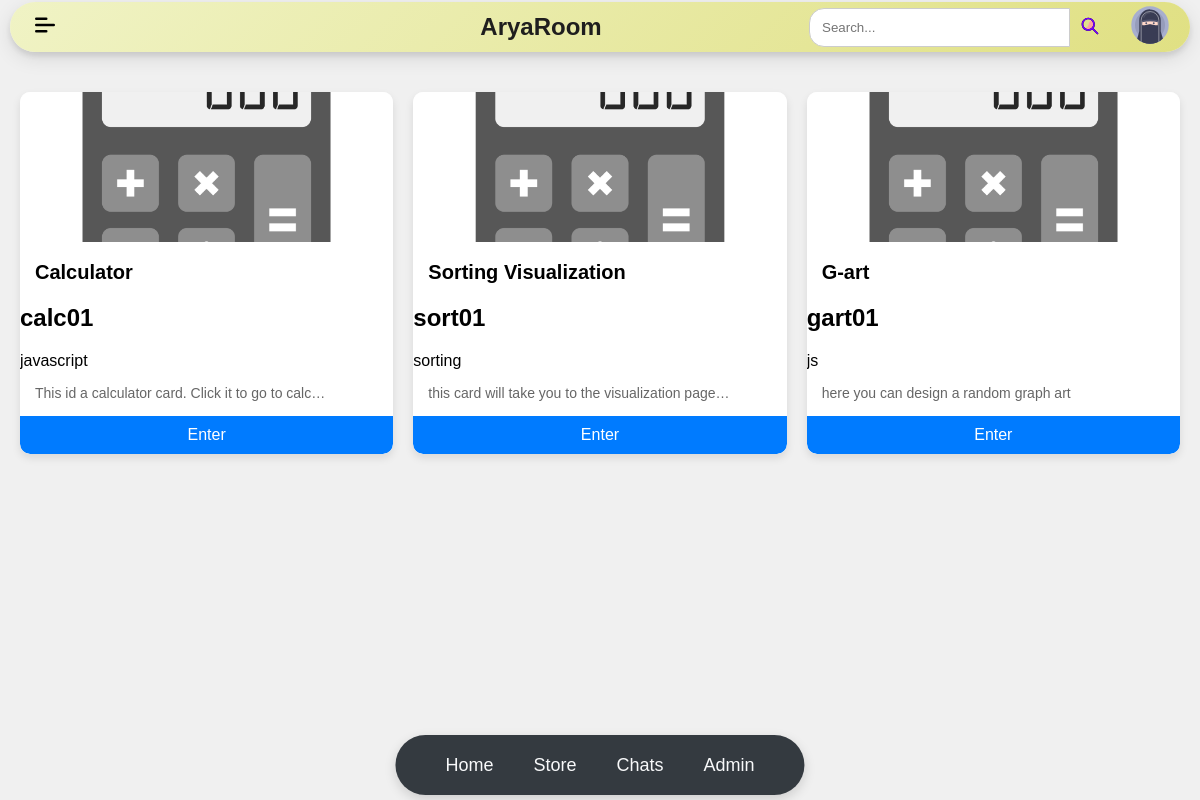
The page / on the database its author committed.
### Home/models.py (models this page shows, shortened)
class games(models.Model):
    gID = models.CharField(max_length=6,null=False,primary_key=True)
    gName = models.CharField(max_length=30,null=False)
    gTag = models.CharField(max_length=10,null=True)
    gDesc = models.CharField(max_length=200,null=True)

### Home/views.py (the view)
# urls.py: 2. Add a URL to urlpatterns:  path('', Home.as_view(), name='home')
def Home(request,user="anynomus"):
    games = models.games.objects.all()
    context = {'games':games,'user':user}
    return render(request, 'Home/HomePage.html', context)

### Home/templates/Home/HomePage.html (shortened to what this page needs)
{% extends "base.html" %}
{% load static %}
{% block css %}
    <link rel="stylesheet" href="{% static 'card-style.css' %}">
{% endblock %}
{% block body %}
    <br>
    <div class="card-container">
        {% for game in games %}
        <div class="card">
                <img src="{% static 'media/40_22.jpg' %}" alt="Cover image">
                <h1>{{ game.gName }}</h1>
                <h2>{{ game.gID }}</h2>
                <span>{{ game.gTag }}</span>
                <p>{{ game.gDesc|truncatechars:50}}</p>
                <a href="{% url 'home:'|add:game.gID %}"><button>Enter</button></a>
        </div>
        {% endfor %}
    </div>
{% endblock%}

### templates/base.html (shortened to what this page needs)
{% load static %}
<!DOCTYPE html>
<html lang="en">
<head>
    {% block css %} {% endblock %}
</head>
<body>
    {% include "navbar.html" %}
    <br>
    {% block body %} {% endblock %}
    <br><br><br>
    {% include "dash.html" %}
</body>
<br><br><br>
</html>

### templates/navbar.html (shortened to what this page needs)
{% load static %}
<nav class="navbar">
    <div class="menu-icon">
        <img src="{% static 'media/menu-alt-03-svgrepo-com.svg' %}" alt="Menu">
    </div>
    <a id="siteTitle" href="/" class="navbar-title-link">
        <h1 class="navbar-title">AryaRoom</h1>
    </a>
    <div class="search-bar">
        <input type="text" placeholder="Search...">
        <button type="submit">
            <div class="search-icon">
                <img src="{% static 'media/search-svgrepo-com.svg' %}" alt="search icon">
            </div>
        </button>
    </div>
    <div class="avatar">
        <a href="{% url 'loginPage' %}">
        <img src="{% static 'media/avatar-muslim-paranja-svgrepo-com.svg' %}" alt="Avatar">
        </a>
    </div>
</nav>

### templates/dash.html (shortened to what this page needs)
<div class="floating-dashboard">
    <a href="/" class="dashboard-link" onclick="changeLink('home')">Home</a>
    <a href="/store/" class="dashboard-link" onclick="changeLink('store')">Store</a>
    <a href="/chats/" class="dashboard-link" onclick="changeLink('chatapp')">Chats</a>
    <a href="/admin/" class="dashboard-link">Admin</a>
</div>

### static/card-style.css (style rules this page uses)
body { font-family: Arial, sans-serif; top: 80px; margin: 0; padding: 20px; background-color: #f0f0f0; display: flex; justify-content: center; align-items: center; flex-direction: column; }
.card-container { display: grid; grid-template-columns: repeat(auto-fit, minmax(250px, 1fr)); gap: 20px; width: 100%; }
.card { background-color: #fff; border-radius: 10px; box-shadow: 0 4px 8px rgba(0, 0, 0, 0.1); overflow: hidden; transition: transform 0.2s; }
.card img { width: 100%; height: 150px; object-fit: cover; }
.card h1 { font-size: 20px; margin: 15px; }
.card p { font-size: 14px; color: #666; margin: 15px; }
.card button { background-color: #007BFF; border: none; border-radius: 0 0 10px 10px; color: #fff; padding: 10px; font-size: 16px; cursor: pointer; width: 100%; transition: background-color 0.2s; }

### templates/navbar.html (style rules this page uses)
.navbar { position: fixed; top: 2px; left: 50%; transform: translateX(-50%); width: 95%; height: 50px; background: linear-gradient(135deg, #f0f3c5, #e0e083); border-radius: 25px; display: flex; align-items: center; justify-content: space-between; padding: 0 20px; box-shadow: 0 4px 6px rgba(0, 0, 0, 0.1), 0 6px 20px rgba(0, 0, 0, 0.1); z-index: 1; }
.navbar-title-link { position: absolute; left: 45%; transform: translateX(-50%); text-decoration: none; color: inherit; z-index: 2; }
.navbar-title { margin: 0; }
.menu-icon img { width: 30px; height: 30px; cursor: pointer; }
.search-bar { flex: 1; display: flex; justify-content: flex-end; margin-right: 20px; }
.search-bar input { width: calc(30% - 80px); min-width: 100px; max-width: 300px; padding: 8px 12px; border: 1px solid #ccc; border-radius: 15px 0 0 15px; outline: none; }
.search-bar button { width: 40px; padding: 8px; border: none; background-color: transparent; cursor: pointer; }
.search-icon img { width: 20px; height: 20px; cursor: pointer; }
.avatar img { width: 40px; height: 40px; border-radius: 50%; cursor: pointer; }
.navbar-title { color:rgb(31, 30, 30); text-align: center; }

### templates/dash.html (style rules this page uses)
.floating-dashboard { position: fixed; bottom: 5px; left: 50%; transform: translateX(-50%); width: auto; height: 60px; background-color: #343a40; border-radius: 30px; display: flex; align-items: center; justify-content: center; padding: 0 30px; box-shadow: 0 4px 12px rgba(0, 0, 0, 0.15); z-index: 1000; }
.dashboard-link { color: #f8f9fa; margin: 0 20px; text-decoration: none; font-size: 18px; display: flex; align-items: center; transition: color 0.3s; }

### rows shown on the page
games: gName "Calculator", gID "calc01", gTag "javascript", gDesc "This id a calculator card. Click it to go to calc…"
games: gName "Sorting Visualization", gID "sort01", gTag "sorting", gDesc "this card will take you to the visualization page…"
games: gName "G-art", gID "gart01", gTag "js", gDesc "here you can design a random graph art"
